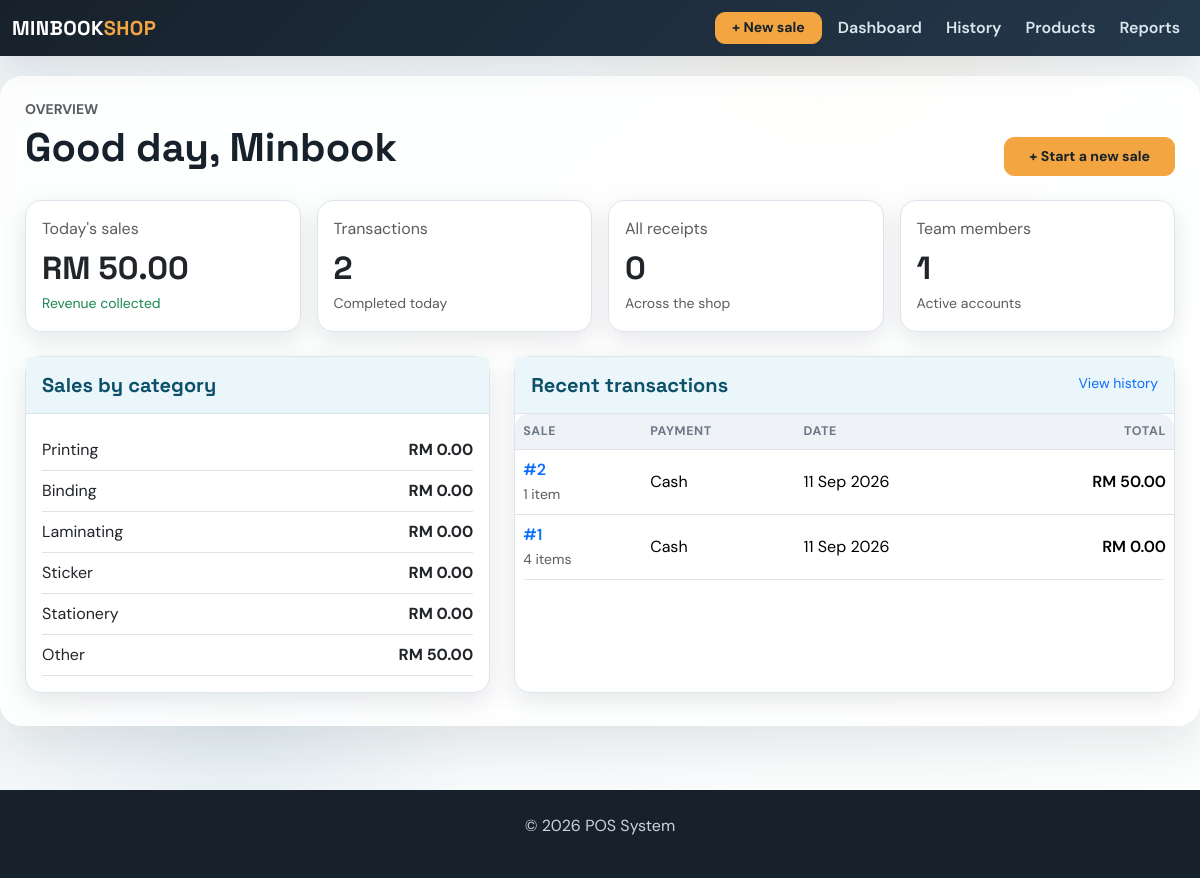
/dashboard, run on the app's committed database.
### app/models.py (models this page shows, shortened)
class SaleItem(db.Model):
    id = db.Column(db.Integer, primary_key=True)
    sale_id = db.Column(db.Integer, db.ForeignKey('sale.id'), nullable=False)
    product_id = db.Column(db.Integer, db.ForeignKey('product.id'), nullable=True)
    category = db.Column(db.String(30), nullable=False)
    description = db.Column(db.Text, nullable=True)
    quantity = db.Column(db.Integer, nullable=False)
    unit_price = db.Column(db.Float, nullable=False)
    line_total = db.Column(db.Float, nullable=False)
    sale = db.relationship('Sale', back_populates='items')
    product = db.relationship('Product', backref=db.backref('sale_items', lazy=True))

class Sale(db.Model):
    id = db.Column(db.Integer, primary_key=True)
    amount = db.Column(db.Float, nullable=False)
    date = db.Column(db.Date, default=datetime.utcnow)
    user_id = db.Column(db.Integer, db.ForeignKey('user.id'), nullable=False)  # ForeignKey to User
    user = db.relationship('User', backref=db.backref('sales', lazy=True))  # Relationship with User
    product_id = db.Column(db.Integer, db.ForeignKey('product.id'), nullable=True)  # Legacy first product
    product = db.relationship('Product', backref=db.backref('sales', lazy=True))  # Relationship with Product
    quantity = db.Column(db.Integer, nullable=True)  # Legacy total quantity
    payment_method = db.Column(db.String(20), nullable=False, default='Cash')
    customer_name = db.Column(db.String(120), nullable=True)
    document_type = db.Column(db.String(20), nullable=False, default='receipt')
    discount = db.Column(db.Float, nullable=False, default=0.00)
    deposit = db.Column(db.Float, nullable=False, default=0.00)
    items = db.relationship('SaleItem', back_populates='sale', cascade='all, delete-orphan')

### app/routes.py (the view)
@main.route('/dashboard')
def dashboard():
    today = date.today()
    today_sales = Sale.query.filter(Sale.date == today).order_by(Sale.id.desc()).all()
    category_sales = {category: 0 for category in SALE_CATEGORIES}
    for sale in today_sales:
        for item in sale.items:
            category_sales[item.category] = round(category_sales.get(item.category, 0) + item.line_total, 2)
    recent_sales = Sale.query.order_by(Sale.id.desc()).limit(8).all()
    return render_template('dashboard.html', total_sales_today=round(sum(sale.amount for sale in today_sales), 2),
                           transaction_count_today=len(today_sales), category_sales=category_sales,
                           recent_sales=recent_sales, total_employees=User.query.count(),
                           total_receipts=Sale.query.filter_by(document_type='receipt').count())

### app/routes.py (called while the page is built)
@main.app_context_processor
def inject_now():
    return {'current_year': datetime.now().year}

### app/templates/dashboard.html (shortened to what this page needs)
{% extends 'base.html' %}
{% block content %}
<div class="d-flex flex-wrap justify-content-between align-items-end gap-3 mb-4">
    <div><p class="text-uppercase text-muted small fw-bold mb-1">Overview</p><h1 class="mb-1">Good day, Minbook</h1></div>
    <a href="{{ url_for('main.add_sale') }}" class="btn btn-warning btn-lg px-4">+ Start a new sale</a>
</div>
<div class="row g-3 mb-4">
    <div class="col-sm-6 col-xl-3"><div class="card h-100"><div class="card-body"><p class="text-muted mb-2">Today's sales</p><h2 class="mb-1">RM {{ '{:,.2f}'.format(total_sales_today) }}</h2><small class="text-success">Revenue collected</small></div></div></div>
    <div class="col-sm-6 col-xl-3"><div class="card h-100"><div class="card-body"><p class="text-muted mb-2">Transactions</p><h2 class="mb-1">{{ transaction_count_today }}</h2><small class="text-muted">Completed today</small></div></div></div>
    <div class="col-sm-6 col-xl-3"><div class="card h-100"><div class="card-body"><p class="text-muted mb-2">All receipts</p><h2 class="mb-1">{{ total_receipts }}</h2><small class="text-muted">Across the shop</small></div></div></div>
    <div class="col-sm-6 col-xl-3"><div class="card h-100"><div class="card-body"><p class="text-muted mb-2">Team members</p><h2 class="mb-1">{{ total_employees }}</h2><small class="text-muted">Active accounts</small></div></div></div>
</div>
<div class="row g-4">
    <div class="col-lg-5"><div class="card h-100"><div class="card-header py-3"><h5 class="mb-0">Sales by category</h5></div><div class="card-body">
        {% for category, amount in category_sales.items() %}<div class="d-flex justify-content-between align-items-center py-2 border-bottom"><span>{{ category }}</span><strong>RM {{ '{:,.2f}'.format(amount) }}</strong></div>{% endfor %}
    </div></div></div>
    <div class="col-lg-7"><div class="card h-100"><div class="card-header py-3 d-flex justify-content-between"><h5 class="mb-0">Recent transactions</h5><a href="{{ url_for('main.sales') }}" class="small text-decoration-none">View history</a></div><div class="table-responsive"><table class="table mb-0"><thead><tr><th>Sale</th><th>Payment</th><th>Date</th><th class="text-end">Total</th></tr></thead><tbody>
        {% for sale in recent_sales %}<tr><td><a class="text-decoration-none fw-semibold" href="{{ url_for('main.view_sale', sale_id=sale.id) }}">#{{ sale.id }}</a><br><small class="text-muted">{{ sale.items|length }} item{{ '' if sale.items|length == 1 else 's' }}</small></td><td>{{ sale.payment_method }}</td><td>{{ sale.date.strftime('%d %b %Y') }}</td><td class="text-end fw-semibold">RM {{ '{:,.2f}'.format(sale.amount) }}</td></tr>{% else %}<tr><td colspan="4" class="text-center text-muted py-5">No transactions yet.</td></tr>{% endfor %}
    </tbody></table></div></div></div>
</div>
{% endblock %}

### app/templates/base.html (style rules this page uses)
:root { --ink: #17212b; --muted: #6c7885; --paper: #eef3f6; --line: #dce5ed; --brand: #146c94; --brand-dark: #0d506b; --brand-soft: #eaf6f9; --accent: #f2a541; --accent-soft: #ffe9cb; --success: #2d936c; --success-soft: #dff8ee; --danger: #b84b45; --shadow: rgba(23,33,43,.10); --table-head: #eef2f6; }
* { box-sizing: border-box; }
body { padding-top: 76px; background: radial-gradient(circle at 70% 0%, rgba(242,165,65,.08), transparent 22%), radial-gradient(circle at 20% 80%, rgba(20,108,148,.08), transparent 20%), linear-gradient(135deg, var(--paper), #fdfefe); color: var(--ink); font-family: 'DM Sans', sans-serif; }
h1, h2, h3, h4, h5, .navbar-brand { font-family: 'Space Grotesk', sans-serif; font-weight: 700; }
.card { border: 1px solid var(--line); border-radius: 16px; box-shadow: 0 8px 24px var(--shadow); background-color: #fff; }
.card-header { background: var(--brand-soft); border-bottom: 1px solid var(--line); color: var(--brand-dark); }
.card-header h5 { color: var(--brand-dark); font-family: 'Space Grotesk', sans-serif; font-weight: 700; }
.btn { border-radius: 10px; font-weight: 700; font-size: .88rem; transition: all .2s ease; }
.btn-warning { background: var(--accent); border-color: var(--accent); color: #17212b; }
.table { --bs-table-bg: transparent; vertical-align: middle; }
.table thead th { color: var(--muted); background: var(--table-head); font-size: .78rem; letter-spacing: .05em; text-transform: uppercase; border-bottom-width: 1px; }
.table tbody tr { transition: background-color .2s ease, transform .2s ease; }
.table-responsive { border-radius: 14px; }

### data on the page
SaleItem: category "Other", amount "50.00"
Sale: id "2", items|length "1", payment_method "Cash", date "11 Sep 2026", amount "50.00"
Sale: id "1", items|length "4", items "s", payment_method "Cash", date "11 Sep 2026", amount "0.00"

### other printed values
{{ '{:,.2f}'.format(total_sales_today) }} "50.00"
{{ transaction_count_today }} "2"
{{ total_receipts }} "0"
{{ total_employees }} "1"
{{ category }} "Printing" "Binding" "Laminating" "Sticker" "Stationery"
{{ '{:,.2f}'.format(amount) }} "0.00" "0.00" "0.00" "0.00" "0.00"
